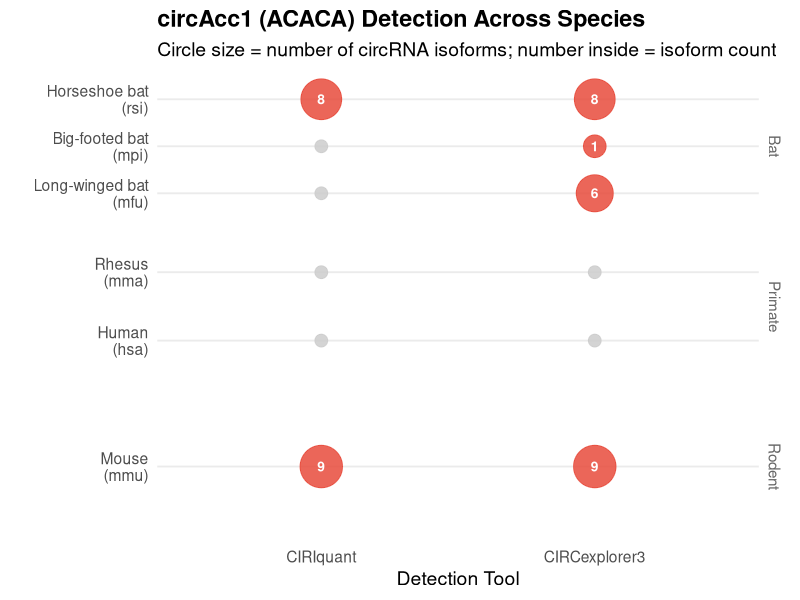
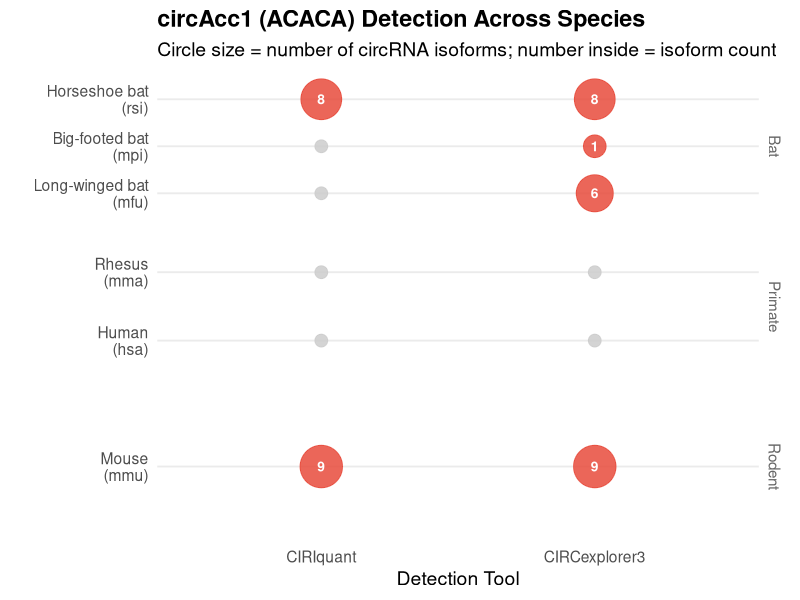
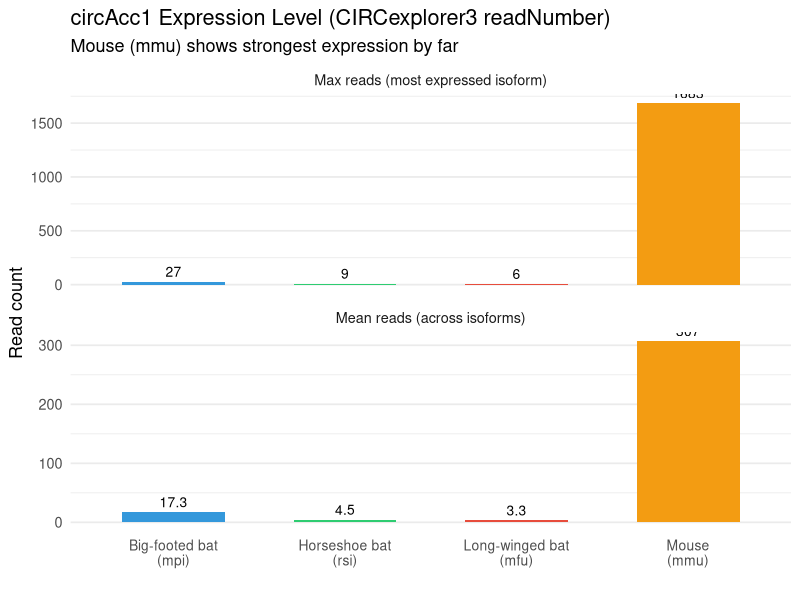
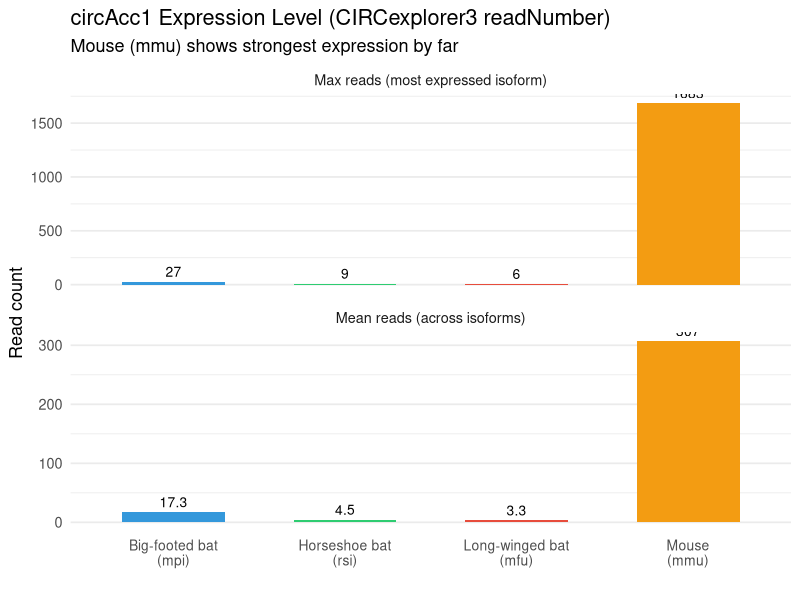
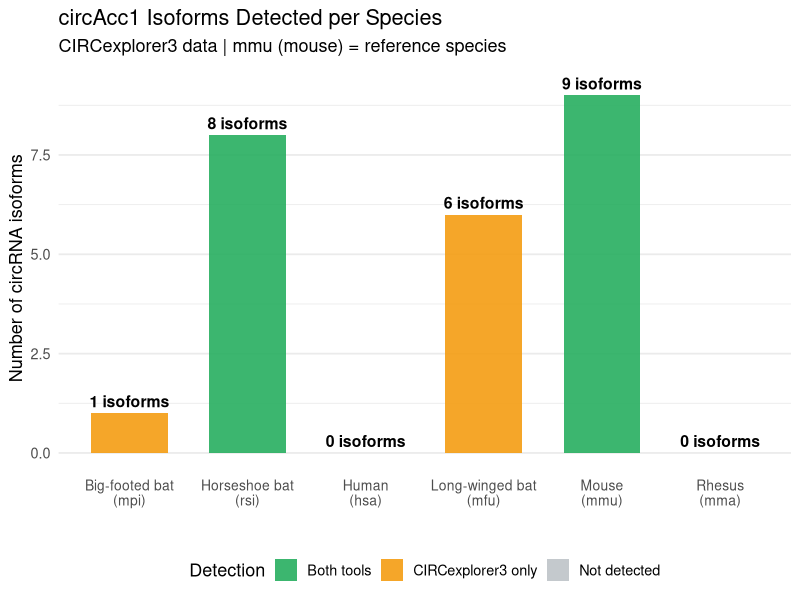
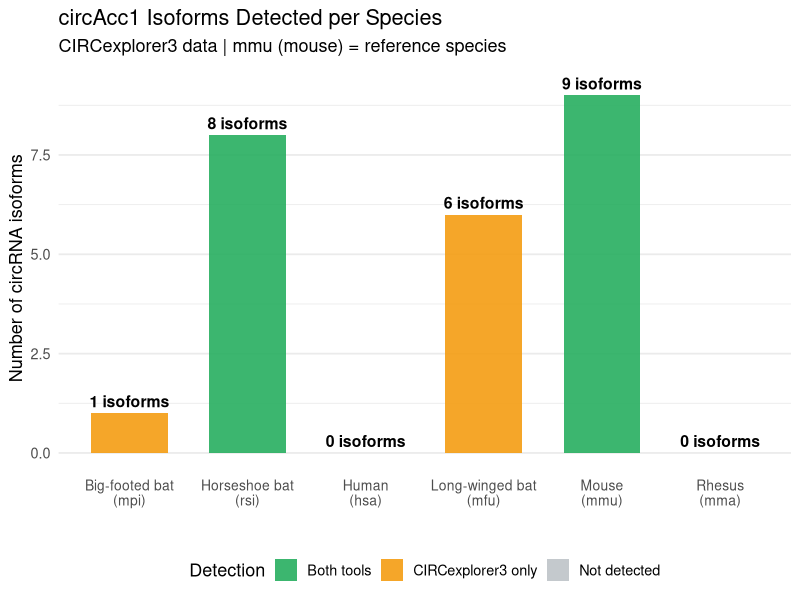
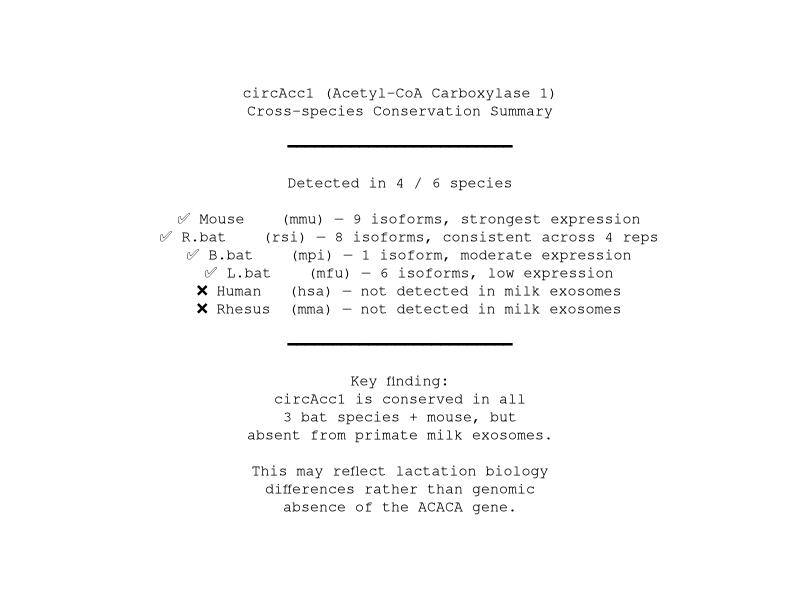

Recreate these plots in R, in order.
# ============================================================
# circAcc1 (ACACA) cross-species conservation visualization
# ============================================================

library(dplyr)
library(tidyr)
library(ggplot2)

setwd("D:/跨物种筛选保守circRNA")
dir.create("New-analysis/figures", showWarnings = FALSE, recursive = TRUE)

# ---- Data: circAcc1 detection per species ----
# Compiled from CIRIquant + CIRCexplorer3 analysis

acaca_data <- data.frame(
  species = c("hsa", "mma", "mfu", "mpi", "rsi", "mmu"),
  species_label = c("Human\n(hsa)", "Rhesus\n(mma)", "Long-winged bat\n(mfu)",
                    "Big-footed bat\n(mpi)", "Horseshoe bat\n(rsi)", "Mouse\n(mmu)"),
  category = c("Primate", "Primate", "Bat", "Bat", "Bat", "Rodent"),
  # CIRIquant
  cq_detected   = c(FALSE, FALSE, FALSE, FALSE, TRUE, TRUE),
  cq_isoforms   = c(0, 0, 0, 0, 8, 9),
  cq_max_bsj    = c(0, 0, 0, 0, 4, 442),
  # CIRCexplorer3
  ce_detected   = c(FALSE, FALSE, TRUE, TRUE, TRUE, TRUE),
  ce_isoforms   = c(0, 0, 6, 1, 8, 9),
  ce_max_reads  = c(0, 0, 6, 27, 9, 1683),
  ce_mean_reads = c(0, 0, 3.3, 17.3, 4.5, 307),
  stringsAsFactors = FALSE
)

# Add combined detection status
acaca_data$status <- ifelse(acaca_data$ce_detected & acaca_data$cq_detected, "Both tools",
                     ifelse(acaca_data$ce_detected, "CIRCexplorer3 only",
                     ifelse(acaca_data$cq_detected, "CIRIquant only",
                            "Not detected")))

# ---- Figure 1: Combined detection dot plot ----
cat("Figure 1: Detection overview\n")

acaca_long <- acaca_data %>%
  select(species_label, category, status,
         `CIRCexplorer3` = ce_isoforms,
         `CIRIquant` = cq_isoforms) %>%
  pivot_longer(cols = c("CIRCexplorer3", "CIRIquant"),
               names_to = "tool", values_to = "isoforms")

acaca_long$tool <- factor(acaca_long$tool, levels = c("CIRIquant", "CIRCexplorer3"))
acaca_long$species_label <- factor(acaca_long$species_label,
  levels = c("Human\n(hsa)", "Rhesus\n(mma)", "Long-winged bat\n(mfu)",
             "Big-footed bat\n(mpi)", "Horseshoe bat\n(rsi)", "Mouse\n(mmu)"))

p1 <- ggplot(acaca_long, aes(x = tool, y = species_label)) +
  geom_point(aes(size = isoforms, color = isoforms > 0), alpha = 0.85) +
  geom_text(aes(label = ifelse(isoforms > 0, isoforms, "")), size = 3.5,
            color = "white", fontface = "bold") +
  scale_size_continuous(range = c(4, 14), guide = "none") +
  scale_color_manual(values = c("FALSE" = "gray80", "TRUE" = "#E74C3C"),
                     guide = "none") +
  facet_wrap(~ category, scales = "free_y", ncol = 1, strip.position = "right") +
  labs(title = "circAcc1 (ACACA) Detection Across Species",
       subtitle = "Circle size = number of circRNA isoforms; number inside = isoform count",
       x = "Detection Tool", y = "") +
  theme_minimal(base_size = 14) +
  theme(panel.grid.major.x = element_blank(),
        panel.grid.minor = element_blank(),
        strip.text = element_text(size = 11, color = "gray40"),
        plot.title = element_text(face = "bold"))

ggsave("New-analysis/figures/circAcc1_detection_dotplot.pdf", p1,
       width = 7, height = 5.5)
ggsave("New-analysis/figures/circAcc1_detection_dotplot.png", p1,
       width = 7, height = 5.5, dpi = 150)
cat("  Saved: figures/circAcc1_detection_dotplot.pdf/png\n")

# ---- Figure 2: Expression level comparison ----
cat("Figure 2: Expression comparison\n")

expr_data <- acaca_data %>%
  filter(ce_detected) %>%
  select(species_label, ce_isoforms, ce_max_reads, ce_mean_reads) %>%
  pivot_longer(cols = c(ce_max_reads, ce_mean_reads),
               names_to = "metric", values_to = "reads")

expr_data$metric <- factor(expr_data$metric,
  levels = c("ce_max_reads", "ce_mean_reads"),
  labels = c("Max reads (most expressed isoform)", "Mean reads (across isoforms)"))

p2 <- ggplot(expr_data, aes(x = species_label, y = reads, fill = species_label)) +
  geom_col(position = position_dodge(width = 0.7), width = 0.6) +
  geom_text(aes(label = round(reads, 1)), vjust = -0.5, size = 3.5) +
  facet_wrap(~ metric, scales = "free_y", ncol = 1) +
  scale_fill_manual(values = c("#3498DB", "#2ECC71", "#E74C3C", "#F39C12"),
                    guide = "none") +
  labs(title = "circAcc1 Expression Level (CIRCexplorer3 readNumber)",
       subtitle = paste0("Mouse (mmu) shows strongest expression by far"),
       x = "", y = "Read count") +
  theme_minimal(base_size = 13) +
  theme(axis.text.x = element_text(size = 10),
        panel.grid.major.x = element_blank())

ggsave("New-analysis/figures/circAcc1_expression.pdf", p2,
       width = 8, height = 6)
ggsave("New-analysis/figures/circAcc1_expression.png", p2,
       width = 8, height = 6, dpi = 150)
cat("  Saved: figures/circAcc1_expression.pdf/png\n")

# ---- Figure 3: Isoform count + detection status ----
cat("Figure 3: Isoform landscape\n")

p3 <- ggplot(acaca_data, aes(x = species_label, y = ce_isoforms)) +
  geom_col(aes(fill = status), width = 0.65, alpha = 0.9) +
  geom_text(aes(label = paste0(ce_isoforms, " isoforms"),
                y = ce_isoforms + 0.3), size = 4, fontface = "bold") +
  scale_fill_manual(values = c("Both tools" = "#27AE60",
                                "CIRCexplorer3 only" = "#F39C12",
                                "Not detected" = "#BDC3C7"),
                    name = "Detection") +
  labs(title = "circAcc1 Isoforms Detected per Species",
       subtitle = "CIRCexplorer3 data | mmu (mouse) = reference species",
       x = "", y = "Number of circRNA isoforms") +
  theme_minimal(base_size = 13) +
  theme(axis.text.x = element_text(size = 10),
        legend.position = "bottom",
        panel.grid.major.x = element_blank())

ggsave("New-analysis/figures/circAcc1_isoforms.pdf", p3,
       width = 8, height = 5)
ggsave("New-analysis/figures/circAcc1_isoforms.png", p3,
       width = 8, height = 5, dpi = 150)
cat("  Saved: figures/circAcc1_isoforms.pdf/png\n")

# ---- Figure 4: Conservation summary panel ----
cat("Figure 4: Combined panel\n\n")

# Build a presence matrix for ACACA
sp_levels <- c("hsa", "mma", "mfu", "mpi", "rsi", "mmu")
sp_labels <- c("Human", "Rhesus", "Long-winged\nbat", "Big-footed\nbat",
               "Horseshoe\nbat", "Mouse")

conservation_text <- paste0(
  "circAcc1 (Acetyl-CoA Carboxylase 1)\n",
  "Cross-species Conservation Summary\n\n",
  "━━━━━━━━━━━━━━━━━━━━━━━━━\n\n",
  "Detected in ", sum(acaca_data$ce_detected), " / 6 species\n\n",
  "  ✅ Mouse    (mmu) — 9 isoforms, strongest expression\n",
  "  ✅ R.bat    (rsi) — 8 isoforms, consistent across 4 reps\n",
  "  ✅ B.bat    (mpi) — 1 isoform, moderate expression\n",
  "  ✅ L.bat    (mfu) — 6 isoforms, low expression\n",
  "  ❌ Human   (hsa) — not detected in milk exosomes\n",
  "  ❌ Rhesus  (mma) — not detected in milk exosomes\n\n",
  "━━━━━━━━━━━━━━━━━━━━━━━━━\n\n",
  "Key finding:\n",
  "circAcc1 is conserved in all\n",
  "3 bat species + mouse, but\n",
  "absent from primate milk exosomes.\n\n",
  "This may reflect lactation biology\n",
  "differences rather than genomic\n",
  "absence of the ACACA gene."
)

# Text-only figure
pdf("New-analysis/figures/circAcc1_conservation_summary.pdf", width = 6, height = 8)
par(mar = c(1, 1, 1, 1))
plot.new()
text(0.5, 0.5, conservation_text, cex = 0.9, family = "mono",
     adj = c(0.5, 0.5))
dev.off()
cat("  Saved: figures/circAcc1_conservation_summary.pdf\n")

cat("\n========== All figures generated ==========\n")
cat("Output: New-analysis/figures/\n")
cat("  circAcc1_detection_dotplot.pdf\n")
cat("  circAcc1_expression.pdf\n")
cat("  circAcc1_isoforms.pdf\n")
cat("  circAcc1_conservation_summary.pdf\n")
